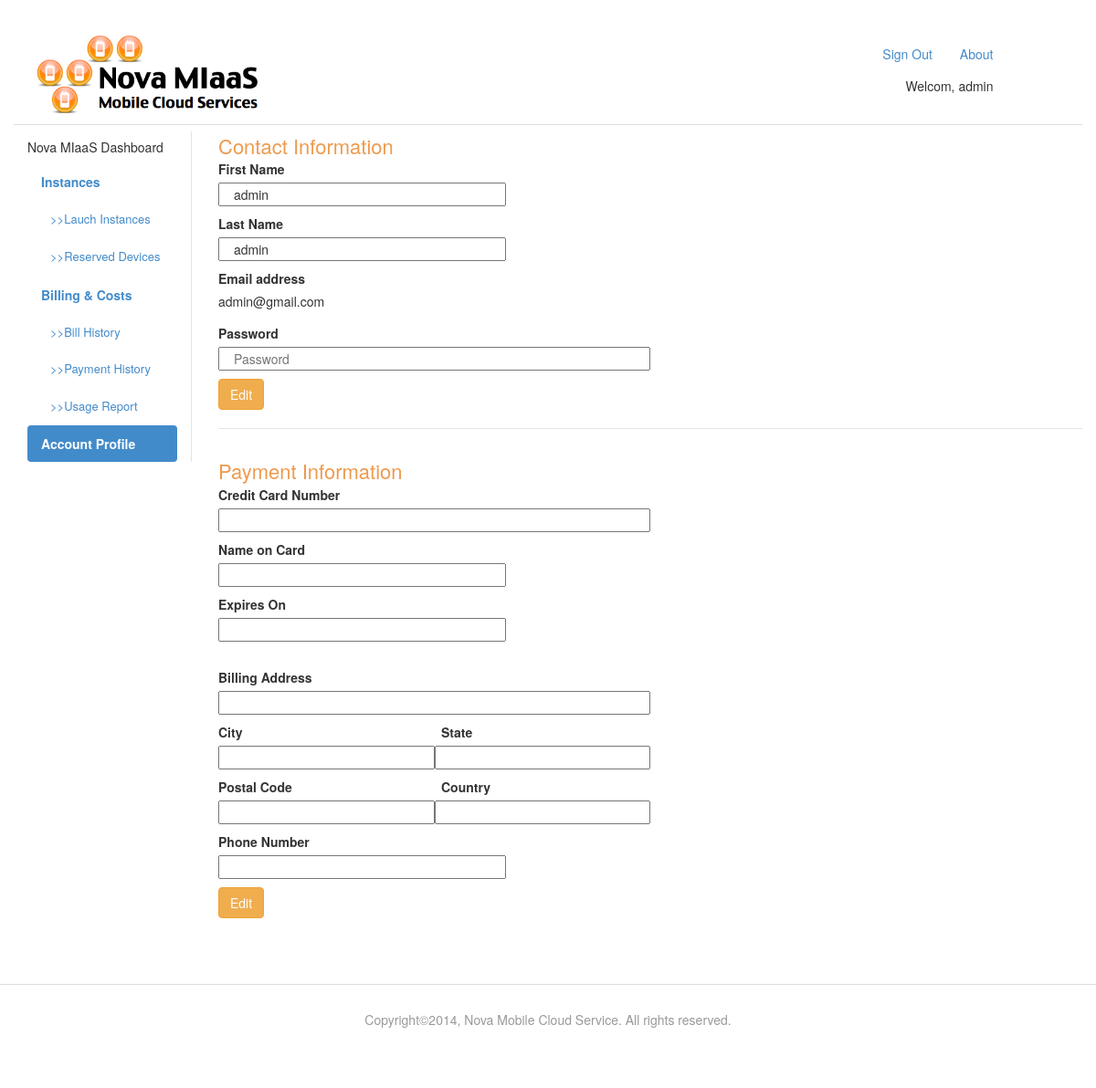
Screenshot of /user_profile.php (signed in) with the database file from the repository.
### tables this page shows
CREATE TABLE users (
id int NOT NULL AUTO_INCREMENT,
first_name varchar(100) NOT NULL,
last_name varchar(100) NOT NULL,
email varchar(100) NOT NULL,  
password MEDIUMTEXT not NULL,
admin_authority bit default 0,  
PRIMARY KEY (id)
);

### includes/functions.php (called while the page is built, shortened)
<?php
class BasicHelper{
	public static function escape_value($string) {
		global $connection;
		$escaped_string = mysqli_real_escape_string($connection, $string);
		return $escaped_string;
	}
}
class UserManager{
	public static function find_user_by_email($user_email) {
		global $connection;
		$safe_user_email = BasicHelper::escape_value($user_email);
		$query  = "SELECT * ";
		$query .= "FROM users ";
		$query .= "WHERE email = '{$safe_user_email}' ";
		$query .= "LIMIT 1";
		$user_set = mysqli_query($connection, $query);
		if($user = mysqli_fetch_assoc($user_set)) {
			return $user;
		} else {
			return null;
		}
	}
	public static function find_paymentinfo_by_userid( $user_id=0 ) {
		global $connection;
		$query  = "SELECT * ";
		$query .= "FROM paymentinfo ";
		$query .= "WHERE user_id = {$user_id} ";
		$query .= "LIMIT 1";
		$info_set = mysqli_query($connection, $query);
		if($paymentinfo = mysqli_fetch_assoc($info_set)) {
			return $paymentinfo;
		} else {
			return null;
		}
	}
}
?>

### public/user_profile.php (the view, shortened to what this page needs)
<?php
  $user = UserManager::find_user_by_email($_SESSION["email"]);
  $paymentinfo =UserManager::find_paymentinfo_by_userid($_SESSION["user_id"]);
?>
<?php include("../includes/layouts/header.php"); ?>
			<?php include("aside_topright.php"); ?>
			<div class="row">
				<?php include("aside_bar.php"); ?>
	         	<article class="col-lg-10">
                <form action="user_profile.php" method="post">
					<div class="row" style="border-bottom: 1px solid #E4E4E4; margin-left:1em;">
	         			<h2orange>Contact Information</h2orange>
		        		<div class="form-group">
			        		<label for="fname">First Name </label> <br>
			        		<input class="col-lg-4 " type="text" name="fname"
							value="<?php echo htmlentities($user['first_name']); ?>" >
			        	</div>
			        	<br>
			        	<div class="form-group">
			        		<label for="lname">Last Name </label> <br>
			        		<input class="col-lg-4 " type="text" name="lname"
							value="<?php echo htmlentities($user['last_name']); ?>">
			        	</div>
			        	<br>
			        	<div class="form-group">
			        		<label for="email">Email address </label> <br>
							<?php echo htmlentities($user['email']); ?>
			        	</div>
			        	<div class="form-group">
			        		<label for="password">Password </label> <br>
			        		<input class="col-lg-6 " type="password" name="password" placeholder="Password">
			        	</div>
						<br>
						<input class="btn btn-warning" type="submit" name="contactsubmit" value="Edit" />
						<br><br>
	         		</div>
	         		<br>
	         		<div class="row" style=" margin-left:1em;">
	         			<h2orange>Payment Information</h2orange>
			        		<div class="form-group">
				        		<label for="cardnumber">Credit Card Number </label> <br>
				        		<input class="col-lg-6 " type="text" name="cardnumber"
								value="<?php echo htmlentities($paymentinfo['card_number']); ?>">
				        	</div><br>
			        		<div class="form-group">
				        		<label for="name">Name on Card</label> <br>
				        		<input class="col-lg-4 " type="text" name="name"
								value="<?php echo htmlentities($paymentinfo['name_on_card']); ?>">
				        	</div><br>
				        	<div class="form-group">
				        		<label for="expire">Expires On</label> <br>
				        		<input class="col-lg-4 " type="text" name="expire"
								value="<?php echo htmlentities($paymentinfo['expire']); ?>">
				        	</div><br>
				        	<br>
				        	<div class="form-group">
				        		<label for="street">Billing Address </label> <br>
				        		<input class="col-lg-6 " type="text" name="street"
								value="<?php echo htmlentities($paymentinfo['street']); ?>">
				        	</div><br>
				        	<div class="form-group">
				        		<div class="row">
					        		<label class="col-lg-3" for="city">City </label>
					        		<label class="col-lg-3" for="state">State </label>
				        		</div>
					        		<input class="col-lg-3" type="text" name="city"
									value="<?php echo htmlentities($paymentinfo['city']); ?>">
					        		<input class="col-lg-3" type="text" name="state"
									value="<?php echo htmlentities($paymentinfo['state']); ?>">
				        	</div><br>
				        	<div class="form-group">
				        		<div class="row">
					        		<label class="col-lg-3" for="city">Postal Code </label>
					        		<label class="col-lg-3" for="state">Country </label>
				        		</div>
					        		<input class="col-lg-3" type="text" name="postal"
									value="<?php echo htmlentities($paymentinfo['postcode']); ?>">
					        		<input class="col-lg-3" type="text" name="country"
									value="<?php echo htmlentities($paymentinfo['country']); ?>">
				        	</div><br>
							<div class="form-group">
				        		<label for="phone">Phone Number</label> <br>
				        		<input class="col-lg-4 " type="text" name="phone"
								value="<?php echo htmlentities($paymentinfo['phone']); ?>">
				        	</div><br>
			        	<input class="btn btn-warning" type="submit" name="paymentinfosubmit" value="Edit" />
						<br><br>
	         		</div>
				</form>
		    </div>
	    	</div>
<?php include("../includes/layouts/footer.php"); ?>

### public/stylesheets/css/custom.css (style rules this page uses)
body { padding-top: 20px; }
h2orange { font-size:22px; margin:.67em 0; color: #EE9A4D; }

### rows the page displays
users: fname "admin", lname "admin", email "admin@gmail.com"

### other values shown
$_SESSION["first_name"] "admin"
